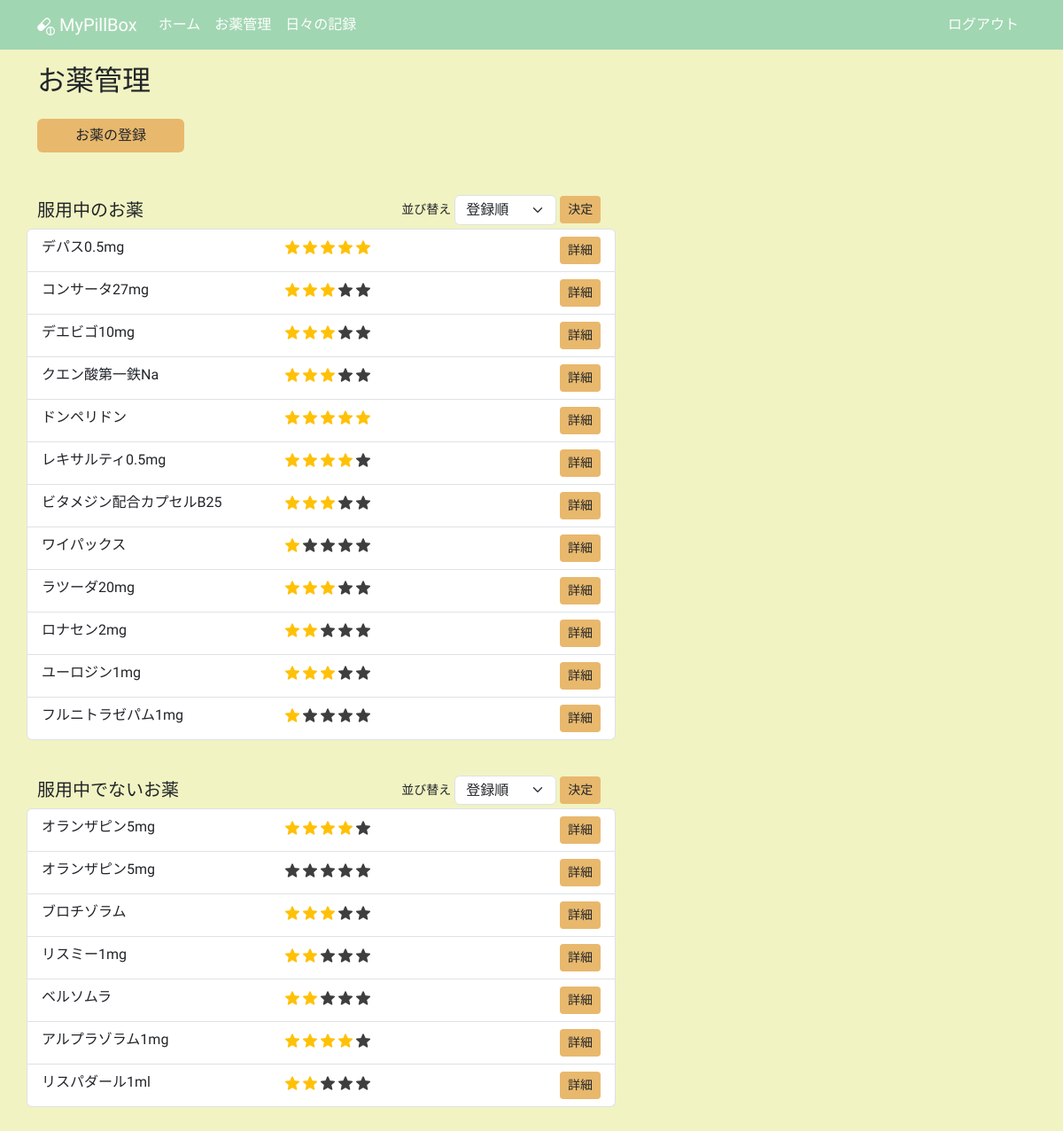
The app's page /medicines (signed in) with its own data.
### app/models.py (models this page shows, shortened)
class Medicine(db.Model):
    __tablename__ = "medicines"
    id: so.Mapped[int] = so.mapped_column(primary_key=True)
    name: so.Mapped[str] = so.mapped_column(sa.String(100))
    taking_start_date: so.Mapped[datetime.date] = so.mapped_column(sa.Date)
    dose_per_day: so.Mapped[Optional[float]]
    taking_timing: so.Mapped[Optional[str]] = so.mapped_column(sa.String(100))
    memo: so.Mapped[Optional[str]] = so.mapped_column(sa.Text)
    rating: so.Mapped[Optional[int]] = so.mapped_column(default=0)
    is_active: so.Mapped[bool] = so.mapped_column(sa.Boolean)
    taking_unit: so.Mapped[TakingUnit] = so.mapped_column(sa.Enum(TakingUnit))
    user_id: so.Mapped[int] = so.mapped_column(sa.ForeignKey(User.id))
    user: so.Mapped[User] = so.relationship(back_populates="medicines")
    daily_log_details: so.Mapped[list["DailyLogDetail"]] = so.relationship(
        cascade="all, delete-orphan", back_populates="medicine"
    )

### app/routes.py (the view)
@app.route("/medicines", methods=["GET"])
@login_required
def medicines():
    title = "お薬管理"
    form = MedicineSortForm()
    form.active_sort.data = request.args.get("active_sort", "registerorder")
    form.not_active_sort.data = request.args.get("not_active_sort", "registerorder")
    active_query = (
        sa.select(Medicine)
        .join(Medicine.user)
        .where(Medicine.user == current_user, Medicine.is_active == True)
        .order_by(Medicine.id)
    )
    not_active_query = (
        sa.select(Medicine)
        .join(Medicine.user)
        .where(Medicine.user == current_user, Medicine.is_active == False)
        .order_by(Medicine.id)
    )
    rating_active_query = (
        sa.select(Medicine)
        .join(Medicine.user)
        .where(Medicine.user == current_user, Medicine.is_active == True)
        .order_by(Medicine.rating.desc())
    )
    rating_not_active_query = (
        sa.select(Medicine)
        .join(Medicine.user)
        .where(Medicine.user == current_user, Medicine.is_active == False)
        .order_by(Medicine.rating.desc())
    )
    if form.active_sort.data == "ratingorder":
        active_medicines = db.session.scalars(rating_active_query).all()
    else:
        active_medicines = db.session.scalars(active_query).all()
    if form.not_active_sort.data == "ratingorder":
        not_active_medicines = db.session.scalars(rating_not_active_query).all()
    else:
        not_active_medicines = db.session.scalars(not_active_query).all()
    return render_template(
        "medicines.html",
        active_medicines=active_medicines,
        not_active_medicines=not_active_medicines,
        form=form,
        title=title,
    )

### app/forms.py
class MedicineSortForm(FlaskForm):
    active_sort = SelectField(
        "並び替え", choices=[("registerorder", "登録順"), ("ratingorder", "星評価順")]
    )
    not_active_sort = SelectField(
        "並び替え", choices=[("registerorder", "登録順"), ("ratingorder", "星評価順")]
    )

### app/models.py (called while the page is built)
@login.user_loader
def load_user(id):
    return db.session.get(User, int(id))

### app/templates/medicines.html (shortened to what this page needs)
{% extends "base.html" %}
{% block content %}
  <h2 class="mb-4">お薬管理</h2>
  <div class="row">
    <div class="col-5 col-lg-2 mb-5">
      <a href="{{ url_for('create_medicine') }}" class="btn btn-custom w-100">お薬の登録</a>
    </div>
  </div>
  <div class="row">
    <div class="col-12 col-lg-7 mb-3">
      <div class="mb-1 d-flex justify-content-between align-items-center">
        <h5 class="mb-0">服用中のお薬</h5>
        {% if active_medicines %}
          <form action="{{ url_for('medicines') }}"
                method="get"
                class="d-flex align-items-center"
                novalidate>
            <small class="me-1">{{ form.active_sort.label(class="text-nowrap sort-label") }}</small>
            {{ form.active_sort(class="form-select sort-select") }}
            <input type="submit"
                   class="btn btn-custom btn-sm ms-1 sort-submit"
                   value="決定">
          </form>
        {% endif %}
      </div>
      {% if not active_medicines %}
        <small class="text-secondary">服用中のお薬はありません</small>
      {% else %}
        <ul class="list-group mb-4">
          {% for medicine in active_medicines %}
            <li class="list-group-item row d-flex">
              <p class="m-0 ps-0 col-5">{{ medicine.name }}</p>
              <p class="m-0 col-5">
                {% for i in range(0, medicine.rating) %}
                  <img src="{{ url_for('static', filename='images/star_on.png') }}"
                       class="star-display rating-checked"
                       alt="star">
                {% endfor %}
                {% if medicine.rating < 5 %}
                  {% for i in range(medicine.rating, 5) %}
                    <img src="{{ url_for('static', filename='images/star_on.png') }}"
                         class="star-display"
                         alt="star">
                  {% endfor %}
                {% endif %}
              </p>
              <div class="col-2 text-end p-0">
                <a href="{{ url_for('medicine_detail', medicine_id=medicine.id) }}"
                   class="btn btn-custom btn-sm">詳細</a>
              </div>
            </li>
          {% endfor %}
        </ul>
      {% endif %}
    </div>
  </div>
  <div class="row">
    <div class="col-12 col-lg-7 mb-3">
      <div class="mb-1 d-flex justify-content-between align-items-center">
        <h5 class="mb-0">服用中でないお薬</h5>
        {% if not_active_medicines %}
          <form action="{{ url_for('medicines') }}"
                method="get"
                class="d-flex align-items-center"
                novalidate>
            <small class="me-1">{{ form.not_active_sort.label(class="text-nowrap sort-label") }}</small>
            {{ form.not_active_sort(class="form-select sort-select") }}
            <input type="submit"
                   class="btn btn-custom btn-sm ms-1 sort-submit"
                   value="決定">
          </form>
        {% endif %}
      </div>
      {% if not not_active_medicines %}
        <small class="text-secondary">服用中でないお薬はありません</small>
      {% else %}
        <ul class="list-group mb-4">
          {% for medicine in not_active_medicines %}
            <li class="list-group-item row d-flex">
              <p class="m-0 ps-0 col-5">{{ medicine.name }}</p>
              <p class="m-0 col-5">
                {% for i in range(0, medicine.rating) %}
                  <img src="{{ url_for('static', filename='images/star_on.png') }}"
                       class="star-display rating-checked"
                       alt="star">
                {% endfor %}
                {% if medicine.rating < 5 %}
                  {% for i in range(medicine.rating, 5) %}
                    <img src="{{ url_for('static', filename='images/star_on.png') }}"
                         class="star-display"
                         alt="star">
                  {% endfor %}
                {% endif %}
              </p>
              <div class="col-2 text-end p-0">
                <a href="{{ url_for('medicine_detail', medicine_id=medicine.id) }}"
                   class="btn btn-custom btn-sm">詳細</a>
              </div>
            </li>
          {% endfor %}
        </ul>
      {% endif %}
    </div>
  </div>
{% endblock content %}

### app/templates/base.html (shortened to what this page needs)
<!DOCTYPE html>
<html lang="ja">
  <head>
    <link rel="stylesheet"
          href="{{ url_for('static', filename='css/bootstrap.min.css') }}">
  </head>
  <body>
    <nav class="navbar navbar-expand-lg navbar-dark">
      <div class="container">
        <a class="navbar-brand" href="{{ url_for('index') }}">
          MyPillBox
        </a>
        <div class="collapse navbar-collapse" id="navbarSupportedContent">
          <ul class="navbar-nav me-auto mb-2 mb-lg-0">
            <li class="nav-item">
              <a class="nav-link" aria-current="page" href="{{ url_for('index') }}">ホーム</a>
            </li>
            <li class="nav-item">
              <a class="nav-link"
                 aria-current="page"
                 href="{{ url_for('medicines') }}">お薬管理</a>
            </li>
            <li class="nav-item">
              <a class="nav-link"
                 aria-current="page"
                 href="{{ url_for('daily_logs') }}">日々の記録</a>
            </li>
          </ul>
          <ul class="navbar-nav mb-2 mb-lg-0">
            <li class="nav-item">
              <a class="nav-link" aria-current="page" href="{{ url_for('logout') }}">ログアウト</a>
            </li>
          </ul>
        </div>
      </div>
    </nav>
    <div class="container mt-3">
      {% block content %}
      {% endblock content %}
    </div>
  </body>
</html>

### app/templates/base.html (style rules this page uses)
body { background-color: #F1F3C2; font-family: "Zen Maru Gothic", sans-serif; font-weight: 500; font-style: normal; }
.navbar-dark .nav-link { color: #fff !important; }
.navbar { background-color: #A1D6B2; }
.btn-custom { background-color: #E8B86D; font-weight: 500; }
.rating-checked { filter: none!important; }
.star-display { width: 1em; height: 1em; filter: invert(99%) sepia(1%) saturate(0%) hue-rotate(161deg) brightness(101%) contrast(104%); }
.sort-select { line-height: 1.2!important; }
.sort-submit { margin-right: .30rem; }

### records on screen
Medicine: name "デパス0.5mg"
Medicine: name "コンサータ27mg"
Medicine: name "デエビゴ10mg"
Medicine: name "クエン酸第一鉄Na"
Medicine: name "ドンペリドン"
Medicine: name "レキサルティ0.5mg"
Medicine: name "ビタメジン配合カプセルB25"
Medicine: name "ワイパックス"
Medicine: name "ラツーダ20mg"
Medicine: name "ロナセン2mg"
Medicine: name "ユーロジン1mg"
Medicine: name "フルニトラゼパム1mg"
Medicine: name "オランザピン5mg"
Medicine: name "オランザピン5mg"
Medicine: name "ブロチゾラム"
Medicine: name "リスミー1mg"
Medicine: name "ベルソムラ"
Medicine: name "アルプラゾラム1mg"
Medicine: name "リスパダール1ml"
